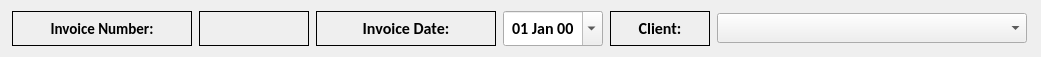
  <widget class="QWidget" name="layoutWidget">
   <property name="geometry">
    <rect>
     <x>10</x>
     <y>10</y>
     <width>1041</width>
     <height>37</height>
    </rect>
   </property>
   <layout class="QHBoxLayout" name="horizontalLayout_4">
    <item>
     <widget class="QFrame" name="f6_inv_num_text_3">
      <property name="sizePolicy">
       <sizepolicy hsizetype="Fixed" vsizetype="Fixed">
        <horstretch>0</horstretch>
        <verstretch>0</verstretch>
       </sizepolicy>
      </property>
      <property name="minimumSize">
       <size>
        <width>180</width>
        <height>35</height>
       </size>
      </property>
      <property name="maximumSize">
       <size>
        <width>16777215</width>
        <height>35</height>
       </size>
      </property>
      <property name="font">
       <font>
        <family>Calibri</family>
        <pointsize>14</pointsize>
        <bold>true</bold>
       </font>
      </property>
      <property name="frameShape">
       <enum>QFrame::Box</enum>
      </property>
      <property name="frameShadow">
       <enum>QFrame::Plain</enum>
      </property>
      <layout class="QHBoxLayout" name="horizontalLayout">
       <property name="spacing">
        <number>3</number>
       </property>
       <property name="sizeConstraint">
        <enum>QLayout::SetDefaultConstraint</enum>
       </property>
       <property name="topMargin">
        <number>3</number>
       </property>
       <property name="rightMargin">
        <number>9</number>
       </property>
       <property name="bottomMargin">
        <number>3</number>
       </property>
       <item>
        <widget class="QLabel" name="inv_num_text">
         <property name="font">
          <font>
           <family>Calibri</family>
           <pointsize>11</pointsize>
           <bold>true</bold>
          </font>
         </property>
         <property name="text">
          <string>Invoice Number:</string>
         </property>
         <property name="alignment">
          <set>Qt::AlignCenter</set>
         </property>
        </widget>
       </item>
      </layout>
     </widget>
    </item>
    <item>
     <widget class="QFrame" name="f7_inv_num_3">
      <property name="sizePolicy">
       <sizepolicy hsizetype="Fixed" vsizetype="Fixed">
        <horstretch>0</horstretch>
        <verstretch>0</verstretch>
       </sizepolicy>
      </property>
      <property name="minimumSize">
       <size>
        <width>110</width>
        <height>35</height>
       </size>
      </property>
      <property name="maximumSize">
       <size>
        <width>110</width>
        <height>35</height>
       </size>
      </property>
      <property name="font">
       <font>
        <family>Calibri</family>
        <pointsize>14</pointsize>
        <bold>true</bold>
       </font>
      </property>
      <property name="frameShape">
       <enum>QFrame::Box</enum>
      </property>
      <property name="frameShadow">
       <enum>QFrame::Plain</enum>
      </property>
      <layout class="QHBoxLayout" name="horizontalLayout_2">
       <property name="spacing">
        <number>3</number>
       </property>
       <property name="sizeConstraint">
        <enum>QLayout::SetDefaultConstraint</enum>
       </property>
       <property name="topMargin">
        <number>3</number>
       </property>
       <property name="rightMargin">
        <number>9</number>
       </property>
       <property name="bottomMargin">
        <number>3</number>
       </property>
       <item>
        <widget class="QLabel" name="inv_num">
         <property name="sizePolicy">
          <sizepolicy hsizetype="Preferred" vsizetype="Preferred">
           <horstretch>0</horstretch>
           <verstretch>0</verstretch>
          </sizepolicy>
         </property>
         <property name="minimumSize">
          <size>
           <width>90</width>
           <height>25</height>
          </size>
         </property>
         <property name="font">
          <font>
           <family>Calibri</family>
           <pointsize>14</pointsize>
           <bold>true</bold>
          </font>
         </property>
         <property name="text">
          <string/>
         </property>
         <property name="alignment">
          <set>Qt::AlignCenter</set>
         </property>
        </widget>
       </item>
      </layout>
     </widget>
    </item>
    <item>
     <widget class="QFrame" name="f8_inv_date_text_3">
      <property name="sizePolicy">
       <sizepolicy hsizetype="Fixed" vsizetype="Fixed">
        <horstretch>0</horstretch>
        <verstretch>0</verstretch>
       </sizepolicy>
      </property>
      <property name="minimumSize">
       <size>
        <width>180</width>
        <height>35</height>
       </size>
      </property>
      <property name="maximumSize">
       <size>
        <width>16777215</width>
        <height>35</height>
       </size>
      </property>
      <property name="font">
       <font>
        <family>Calibri</family>
        <pointsize>14</pointsize>
        <bold>true</bold>
       </font>
      </property>
      <property name="frameShape">
       <enum>QFrame::Box</enum>
      </property>
      <property name="frameShadow">
       <enum>QFrame::Plain</enum>
      </property>
      <layout class="QHBoxLayout" name="horizontalLayout_10">
       <property name="spacing">
        <number>3</number>
       </property>
       <property name="topMargin">
        <number>3</number>
       </property>
       <property name="bottomMargin">
        <number>3</number>
       </property>
       <item>
        <widget class="QLabel" name="phone_6">
         <property name="font">
          <font>
           <family>Calibri</family>
           <pointsize>12</pointsize>
           <bold>true</bold>
          </font>
         </property>
         <property name="text">
          <string>Invoice Date:</string>
         </property>
         <property name="alignment">
          <set>Qt::AlignCenter</set>
         </property>
        </widget>
       </item>
      </layout>
     </widget>
    </item>
    <item>
     <widget class="QDateEdit" name="dateEdit">
      <property name="sizePolicy">
       <sizepolicy hsizetype="Fixed" vsizetype="Fixed">
        <horstretch>0</horstretch>
        <verstretch>0</verstretch>
       </sizepolicy>
      </property>
      <property name="minimumSize">
       <size>
        <width>100</width>
        <height>35</height>
       </size>
      </property>
      <property name="font">
       <font>
        <family>Calibri</family>
        <pointsize>12</pointsize>
        <bold>true</bold>
       </font>
      </property>
      <property name="frame">
       <bool>true</bool>
      </property>
      <property name="alignment">
       <set>Qt::AlignCenter</set>
      </property>
      <property name="displayFormat">
       <string>dd MMM yy</string>
      </property>
      <property name="calendarPopup">
       <bool>true</bool>
      </property>
     </widget>
    </item>
    <item>
     <widget class="QFrame" name="f_10_clinet_detail_text_6">
      <property name="sizePolicy">
       <sizepolicy hsizetype="Fixed" vsizetype="Fixed">
        <horstretch>0</horstretch>
        <verstretch>0</verstretch>
       </sizepolicy>
      </property>
      <property name="minimumSize">
       <size>
        <width>100</width>
        <height>35</height>
       </size>
      </property>
      <property name="maximumSize">
       <size>
        <width>16777215</width>
        <height>35</height>
       </size>
      </property>
      <property name="frameShape">
       <enum>QFrame::Box</enum>
      </property>
      <property name="frameShadow">
       <enum>QFrame::Plain</enum>
      </property>
      <layout class="QVBoxLayout" name="verticalLayout_4">
       <property name="spacing">
        <number>3</number>
       </property>
       <property name="topMargin">
        <number>3</number>
       </property>
       <property name="bottomMargin">
        <number>3</number>
       </property>
       <item>
        <widget class="QLabel" name="phone_11">
         <property name="minimumSize">
          <size>
           <width>0</width>
           <height>23</height>
          </size>
         </property>
         <property name="font">
          <font>
           <family>Calibri</family>
           <pointsize>12</pointsize>
           <bold>true</bold>
          </font>
         </property>
         <property name="text">
          <string>Client:</string>
         </property>
         <property name="alignment">
          <set>Qt::AlignCenter</set>
         </property>
        </widget>
       </item>
      </layout>
     </widget>
    </item>
    <item>
     <widget class="QComboBox" name="cbox_select">
      <property name="sizePolicy">
       <sizepolicy hsizetype="Fixed" vsizetype="Fixed">
        <horstretch>0</horstretch>
        <verstretch>0</verstretch>
       </sizepolicy>
      </property>
      <property name="minimumSize">
       <size>
        <width>310</width>
        <height>30</height>
       </size>
      </property>
      <property name="placeholderText">
       <string>Select Client</string>
      </property>
     </widget>
    </item>
   </layout>
  </widget>
